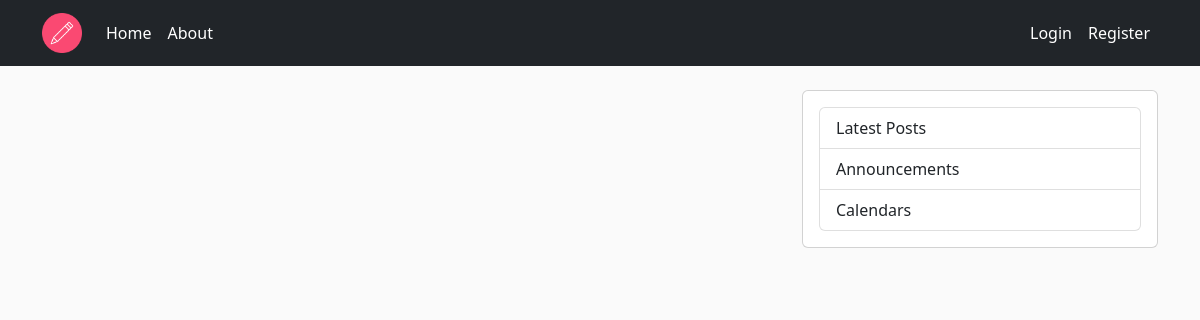
The app's page /home, older data.
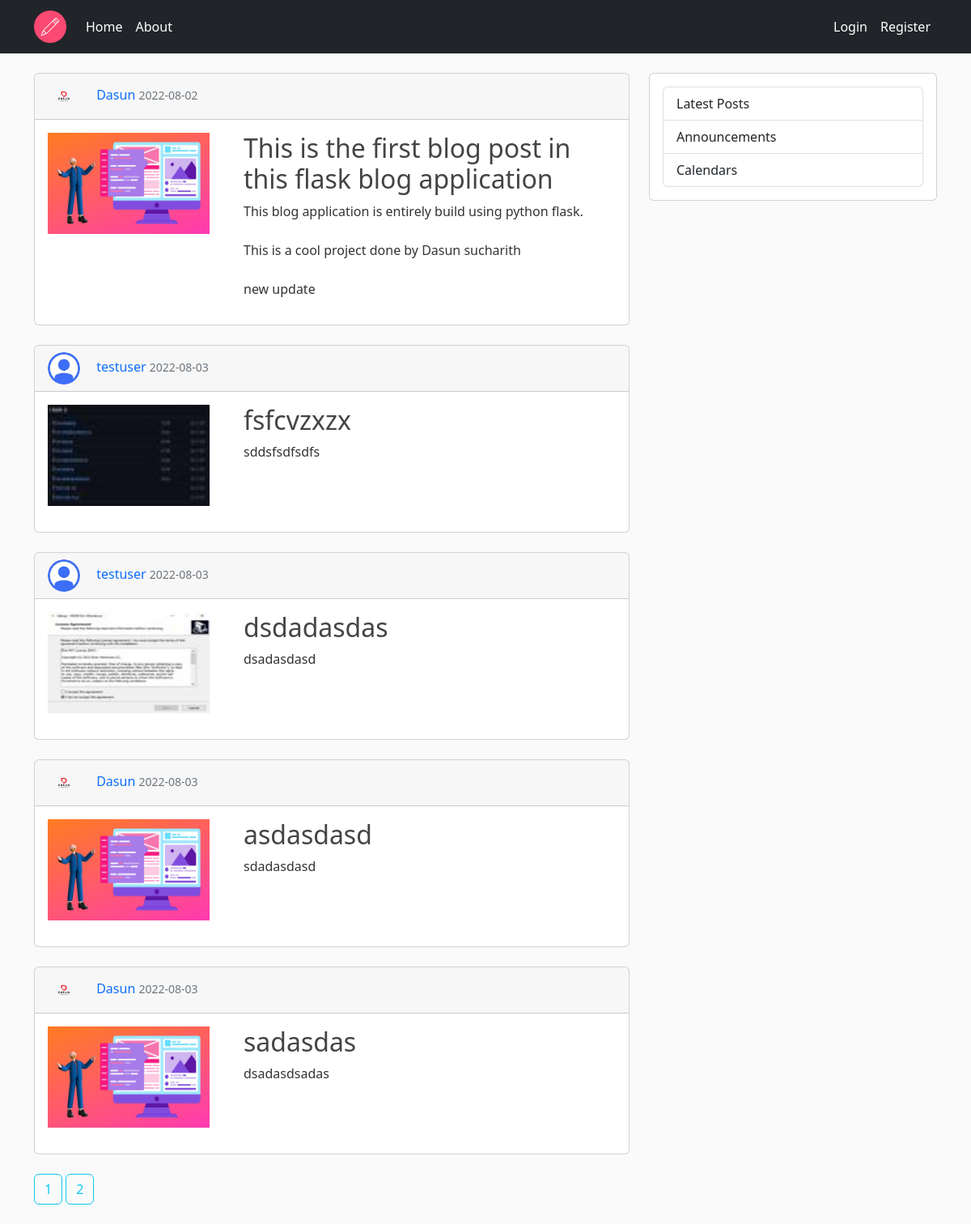
The same page, newer data.
### flaskblog/models.py (models this page shows, shortened)
class Post(db.Model):
    id = db.Column(db.Integer, primary_key=True)
    title = db.Column(db.String(100), nullable=False)
    date_posted = db.Column(db.DateTime, nullable=False, default=datetime.utcnow)
    content = db.Column(db.Text, nullable=False)
    thumbnail = db.Column(db.String(20), nullable=False, default='default_thumb.jpg')
    user_id = db.Column(db.Integer, db.ForeignKey('user.id'), nullable=False)

class User(db.Model, UserMixin):
    id = db.Column(db.Integer, primary_key=True)
    username = db.Column(db.String(20),unique=True, nullable=False)
    email = db.Column(db.String(120), unique=True, nullable=False)
    image_file = db.Column(db.String(20), nullable=False, default='default.jpg')
    password = db.Column(db.String(60), nullable=False)
    posts = db.relationship('Post', backref='author', lazy=True)

### flaskblog/routes.py (the view)
@app.route("/")
@app.route("/home")
def home():
    page = request.args.get('page', 1, type=int)
    posts = Post.query.paginate(page=page, per_page=5)
    return render_template('home.html', posts=posts)

### flaskblog/templates/home.html
{% extends "layout.html" %}
{% block content %}
    {% for post in posts.items %}
        <div class="card">
            <div class="card-header">
                <img src="{{ url_for('static', filename='images/' + post.author.image_file) }}" alt="" class="rounded-circle article-img-avatar">
                <a class="mr-2" href="#">{{ post.author.username }}</a>
                <small class="text-muted">{{ post.date_posted.strftime("%Y-%m-%d") }}</small>
            </div>
            <div class=" card-body row">
                <div class="col-md-4">
                    <img class="thumb-img" src="{{ url_for('static', filename='thumbs/' + post.thumbnail) }}" alt="thumbnail">
                </div>
                <div class="col-md-8">
                    <h2><a class="article-title" href="{{url_for('post', post_id=post.id)}}">{{ post.title }}</a></h2>
                    <p class="article-content">{{ post.content }}</p>
                </div>
            </div>
        </div>
        <br />
    {% endfor %}
    {% for page_num in posts.iter_pages() %}
        {% if page_num %}
            <a class="btn btn-outline-info mb-4" href="{{ url_for('home', page=page_num) }}">{{ page_num }}</a>
        {% else %}
            ...
        {% endif %}
    {% endfor %}
{% endblock content %}

### flaskblog/templates/layout.html (shortened to what this page needs)
<!DOCTYPE html>
<html lang="en">
<head>
    <link href="https://cdn.jsdelivr.net/npm/bootstrap@5.2.0/dist/css/bootstrap.min.css" rel="stylesheet"
>
    <link rel="stylesheet" type="text/css" href="{{ url_for('static', filename='main.css') }}">
</head>
<body>
    <nav class="navbar navbar-expand-lg navbar-dark bg-dark">
        <div class="container">
            <a class="navbar-brand" href="{{ url_for('home') }}"><img class="brand-image" src="{{ url_for('static', filename='/images/flask_blog.png') }}" alt="flask-blog-image"></a>
            <div class="collapse navbar-collapse" id="navbarNav">
                <ul class="navbar-nav me-auto mb-2 mb-lg-0">
                    <li class="nav-item">
                        <a class="nav-link active" href="{{ url_for('home') }}">Home</a>
                    </li>
                    <li class="nav-item">
                        <a class="nav-link active" href="{{ url_for('about') }}">About</a>
                    </li>
                </ul>
                <ul class="navbar-nav">
                    {% if current_user.is_authenticated %}
                        <li class="nav-item">
                            <a class="nav-link active" href="{{ url_for('new_post') }}">New Post</a>
                        </li>
                        <li class="nav-item">
                            <a class="nav-link active" href="{{ url_for('account') }}">Account</a>
                        </li>
                        <li class="nav-item">
                            <a class="nav-link active" href="{{ url_for('logout') }}">Logout</a>
                        </li>
                    {% else %}
                        <li class="nav-item">
                            <a class="nav-link active" href="{{ url_for('login') }}">Login</a>
                        </li>
                        <li class="nav-item">
                            <a class="nav-link active" href="{{ url_for('register') }}">Register</a>
                        </li>
                    {% endif %}
                </ul>
            </div>
        </div>
    </nav>
    <br/>
    <div role="main" class="container">
        <div class="row">
            <div class="col-md-8">
                {% block content %} {% endblock %}
            </div>
            <div class="col-md-4">
                <div class="card">
                    <div class="card-body">
                        <ul class="list-group">
                            <li class="list-group-item">Latest Posts</li>
                            <li class="list-group-item">Announcements</li>
                            <li class="list-group-item">Calendars</li>
                        </ul>
                    </div>
                </div>
            </div>
        </div>
    </div>
</body>
</html>

### flaskblog/static/main.css (style rules this page uses)
body { background: #fafafa; color: #333333; margin-top: 0; }
a { text-decoration: none !important; }
.brand-image { width: 40px; height: 40px; }
.article-title { color: #444444; }
.article-content { white-space: pre-line; }
.article-img-avatar { height: 40px; width: 40px; margin-right: 16px; }
.thumb-img { height: 125px; width: 200px; margin-right: 20px; margin-bottom: 16px; }

Row changes from the older to the newer data that the page shows:
added Post: image_file (picture), author.username "Dasun", date_posted "2022-08-02", thumbnail (picture), title "This is the first blog post in this flask blog application", content "This blog application is entirely build using python flask. This is a cool project done by Dasun sucharith new update"
added Post: image_file (placeholder picture), author.username "testuser", date_posted "2022-08-03", thumbnail (picture), title "fsfcvzxzx", content "sddsfsdfsdfs"
added Post: image_file (placeholder picture), author.username "testuser", date_posted "2022-08-03", thumbnail (picture), title "dsdadasdas", content "dsadasdasd"
added Post: image_file (picture), author.username "Dasun", date_posted "2022-08-03", thumbnail (placeholder picture), title "asdasdasd", content "sdadasdasd"
added Post: image_file (picture), author.username "Dasun", date_posted "2022-08-03", thumbnail (placeholder picture), title "sadasdas", content "dsadasdsadas"
Text that changed along with them:
new list line: "1"
new list line: "2"
